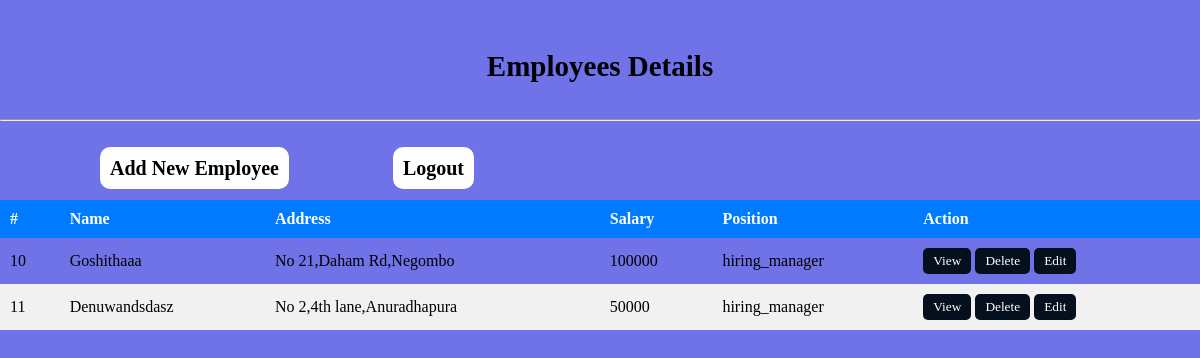
/php/system.php, run on the app's committed database.
### tables this page shows
CREATE TABLE `employee` (
  `eid` int(11) NOT NULL,
  `Ename` varchar(100) NOT NULL,
  `Eaddress` varchar(200) NOT NULL,
  `salary` int(30) NOT NULL,
  `Eposition` varchar(100) NOT NULL
);

### php/system.php (the view, shortened to what this page needs)
<!DOCTYPE html>
<html lang="en">
<head>
    <link rel="stylesheet"  href="../css/system.css">
</head>
<body>
    <div class="wrapper">
        <div class="container">
            <div class="row">
                <div class="col1">
                    <div class="col2" style="
    margin-bottom: 20px;
">                        <h2 class="pull-left">Employees Details</h2><br><br><hr><br><br>
                        <a href="addemployee.php" class="link1">Add New Employee</a>
                        <a href="login.php" class="link1">Logout</a>
                    </div>
                    <?php
                    require_once "config.php";
                    $sql = "SELECT * FROM employee";
                    if($result = mysqli_query($conn, $sql)){
                        if(mysqli_num_rows($result) > 0){
                            echo '<table class="table table-bordered table-striped">';
                                echo "<thead>";
                                    echo "<tr>";
                                        echo "<th>#</th>";
                                        echo "<th>Name</th>";
                                        echo "<th>Address</th>";
                                        echo "<th>Salary</th>";
                                        echo "<th>Position</th>";
                                        echo "<th >Action</th>";
                                    echo "</tr>";
                                echo "</thead>";
                                echo "<tbody>";
                                while($row = mysqli_fetch_array($result)){
                                    echo "<tr>";
                                        echo "<td>" . $row['eid'] . "</td>";
                                        echo "<td>" . $row['Ename'] . "</td>";
                                        echo "<td>" . $row['Eaddress'] . "</td>";
                                        echo "<td>" . $row['salary'] . "</td>";
                                        echo "<td>" . $row['Eposition'] . "</td>";
                                        echo "<td><a href='viewemployee.php?id=".$row['eid']."'><input class='view-button' type='submit' value='View'></a>
                                        <a href='deleteemployee.php?id=".$row['eid']."'><input class='view-button' type='submit' value='Delete'></a>
                                        <a href='editemployee.php?id=".$row['eid']."'><input class='view-button' type='submit' value='Edit'></a>
                                        </td>";
                                    echo "</tr>";
                                }
                                echo "</tbody>";
                            echo "</table>";
                        } else{
                            echo '<div class="alert alert-danger"><em>No records were found.</em></div>';
                        }
                    } else{
                        echo "Oops! Something went wrong. Please try again later.";
                    }
                    ?>
                </div>
            </div>
        </div>
    </div>
    <br><br><br><br>
</body>
</html>

### css/system.css (style rules this page uses)
* { margin: 0; padding: 0; box-sizing: border-box; font-family: 'Times New Roman', Times, serif; }
body { background-color: hwb(239 44% 9%); min-height: 100vh; display: flex; flex-direction: column; animation: pageLoadAnimation 1s forwards; color: black; }
.pull-left { text-align: center; margin-top: 50px; }
.link1 { font-size: 20px; padding: 10px; background-color: white; border-radius: 10px; text-decoration: none; font-weight: bold; color: black; margin-left: 100px; margin-bottom: 100px; }
table { width: 100%; border-collapse: collapse; margin-bottom: 20px; }
th, td { padding: 10px; text-align: left; }
th { background-color: #007bff; color: #fff; }
tr:nth-child(even) { background-color: #f1f1f1; }
.view-button, .delete-button, .edit-button { padding: 5px 10px; background-color: #04101d; color: #fff; border: none; border-radius: 5px; cursor: pointer; transition: background-color 0.3s; }
h2 { color: #010307; margin: 0; font-size: 29px; font-family: 'Times New Roman', Times, serif; }

### data on the page
employee: eid "10", Ename "Goshithaaa", Eaddress "No 21,Daham Rd,Negombo", salary "100000", Eposition "hiring_manager"
employee: eid "11", Ename "Denuwandsdasz", Eaddress "No 2,4th lane,Anuradhapura", salary "50000", Eposition "hiring_manager"
